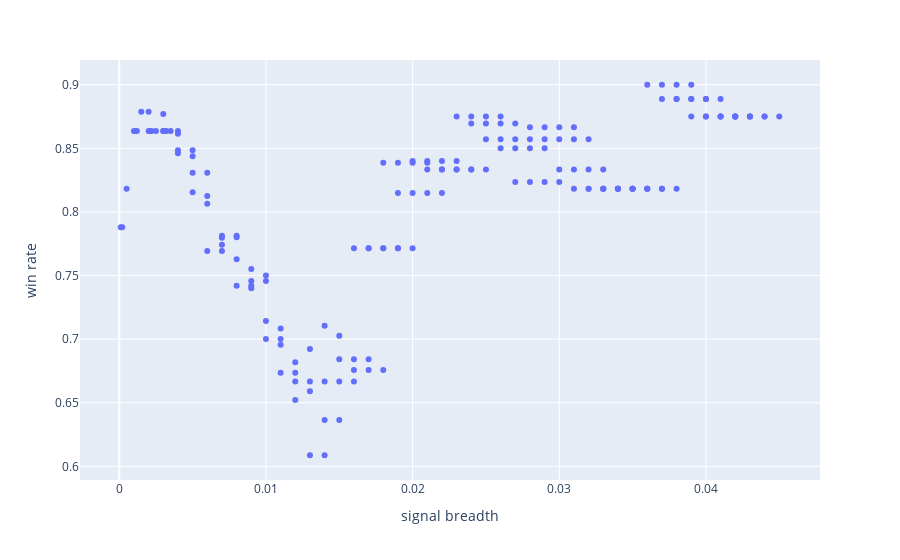

The code cell stored with this chart in its notebook:
### Code cell
df_grid_search_res['scatter label'] = list(trade_res.keys())

import plotly.express as px
fig = px.scatter(df_grid_search_res,x='signal breadth', y='win rate',
                # marginal_x="histogram",
                # text=df_grid_search_res['scatter label'].tolist()
                )
fig.show()
# tmp_grid_res.plot.scatter(x='signal breadth',y='win rate',s=10)

### Figure 1 — Plotly figure (JSON) as saved in the notebook; plotly's stock layout.template omitted (floating-point values rounded to 4 significant figures; data arrays with more than 128 entries replaced by an {"elided": "..."} marker saying what was removed)
{"data": [{"hovertemplate": "signal breadth=%{x}<br>win rate=%{y}<extra></extra>", "legendgroup": "", "marker": {"color": "#636efa", "symbol": "circle"}, "mode": "markers", "name": "", "orientation": "v", "showlegend": false, "type": "scatter", "x": {"elided": "180 float values"}, "xaxis": "x", "y": {"elided": "180 float values"}, "yaxis": "y"}], "layout": {"legend": {"tracegroupgap": 0}, "margin": {"t": 60}, "xaxis": {"anchor": "y", "domain": [0, 1], "title": {"text": "signal breadth"}}, "yaxis": {"anchor": "x", "domain": [0, 1], "title": {"text": "win rate"}}}}
